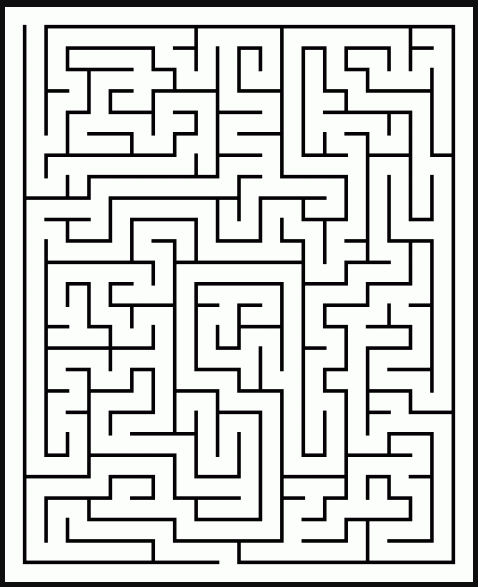
#> input picture maze.png, 478 x 587 px
$ python Harris_Corner_Detection.py
#> lines starting #> are read from the running program, lines starting #| are printed output that depends on the picture; after the words box and inside, x2 and y2 are one past the last pixel; in counts of white or black regions, pixels touching at a corner belong together
import cv2
import numpy as np
import copy

img = cv2.imread('maze.png')
#> img is the input picture: shape (587, 478, 3); mean B, G, R 205.4, 206.7, 205.4
img_orig = copy.copy(img)
gray = cv2.cvtColor(img,cv2.COLOR_BGR2GRAY)

gray = np.float32(gray)
dst = cv2.cornerHarris(gray,2,3,0.04)
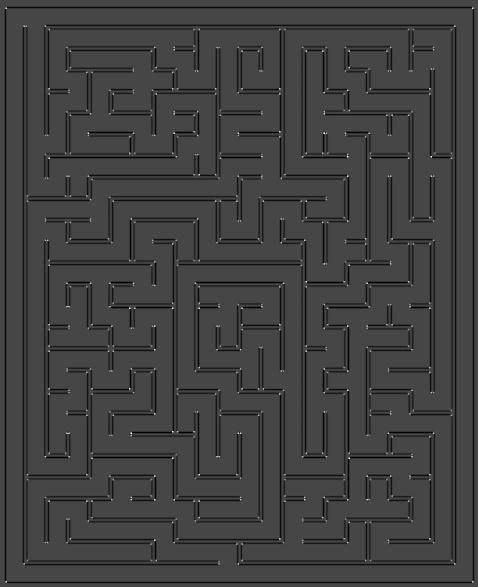
#> dst: shape (587, 478) float32; min -156250000, max 411785728, mean -12814989; drawn with min black and max white

#result is dilated for marking the corners, not important
dst = cv2.dilate(dst,None)
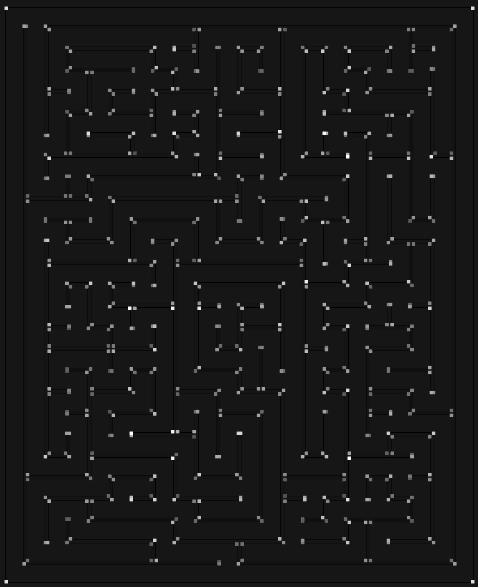
#> dst: shape (587, 478) float32; min -39062500, max 411785728, mean 3729756.5; drawn with min black and max white

# Threshold for an optimal value, it may vary depending on the image.
img[dst>0.001*dst.max()]=[0,0,255]
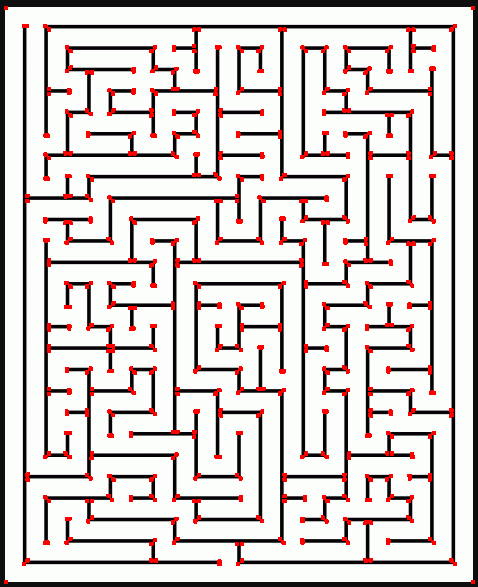
#> img: shape (587, 478, 3); 3.81% of pixels changed, all inside (x1, y1, x2, y2) = (4, 6, 475, 584)

cv2.imshow('Original',img_orig)
cv2.imshow('Harris Corner Detector',img)
if cv2.waitKey(0) & 0xff == 27:
#> (key Esc is pressed here)
    cv2.destroyAllWindows()

$ run again, with box.jpg saved as maze.png
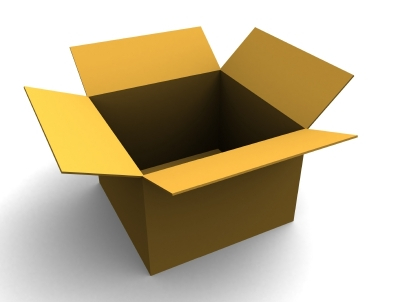
#> input picture box.jpg, 398 x 302 px
#> img is the input picture: shape (302, 398, 3); mean B, G, R 151.9, 180.3, 193.5
#> `dst = cv2.dilate(dst,None)`:
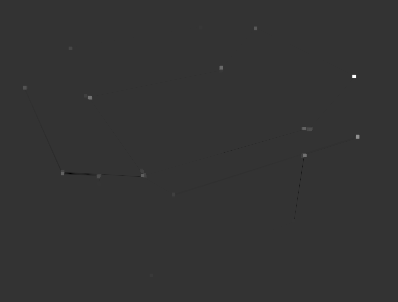
#> dst: shape (302, 398) float32; min -9238400, max 36480120, mean 9775.1; drawn with min black and max white
#> `img[dst>0.001*dst.max()]=[0,0,255]`:
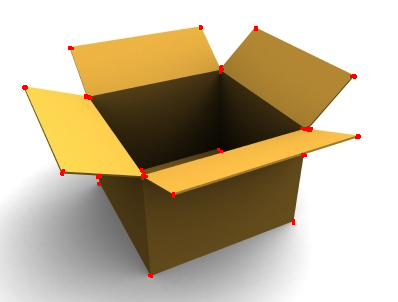
#> img: shape (302, 398, 3); 0.41% of pixels changed, all inside (x1, y1, x2, y2) = (22, 25, 361, 278)

$ run again, with pic.jpg saved as maze.png
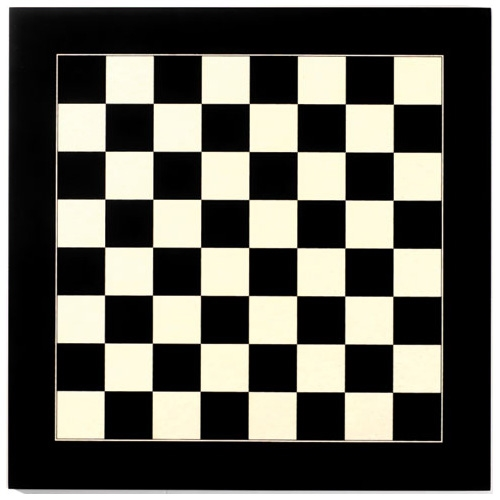
#> input picture pic.jpg, 500 x 500 px
#> img is the input picture: shape (500, 500, 3); mean B, G, R 85.7, 93.7, 95
#> `dst = cv2.dilate(dst,None)`:
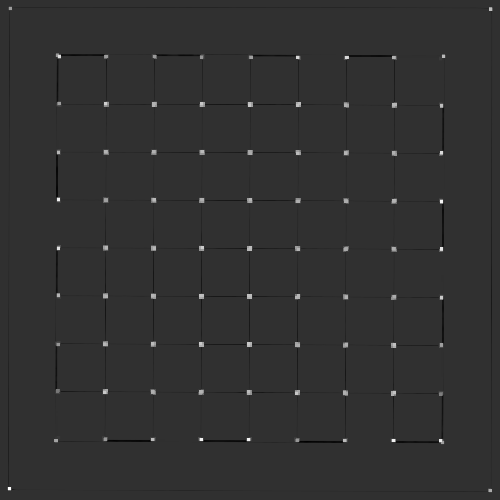
#> dst: shape (500, 500) float32; min -38434720, max 162439152, mean 291539.7; drawn with min black and max white
#> `img[dst>0.001*dst.max()]=[0,0,255]`:
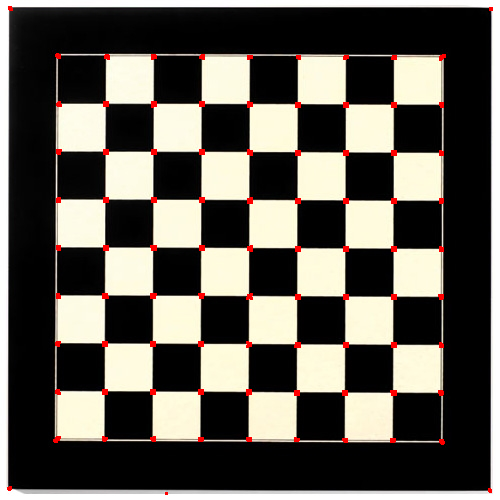
#> img: shape (500, 500, 3); 1.13% of pixels changed, all inside (x1, y1, x2, y2) = (7, 6, 493, 495)
